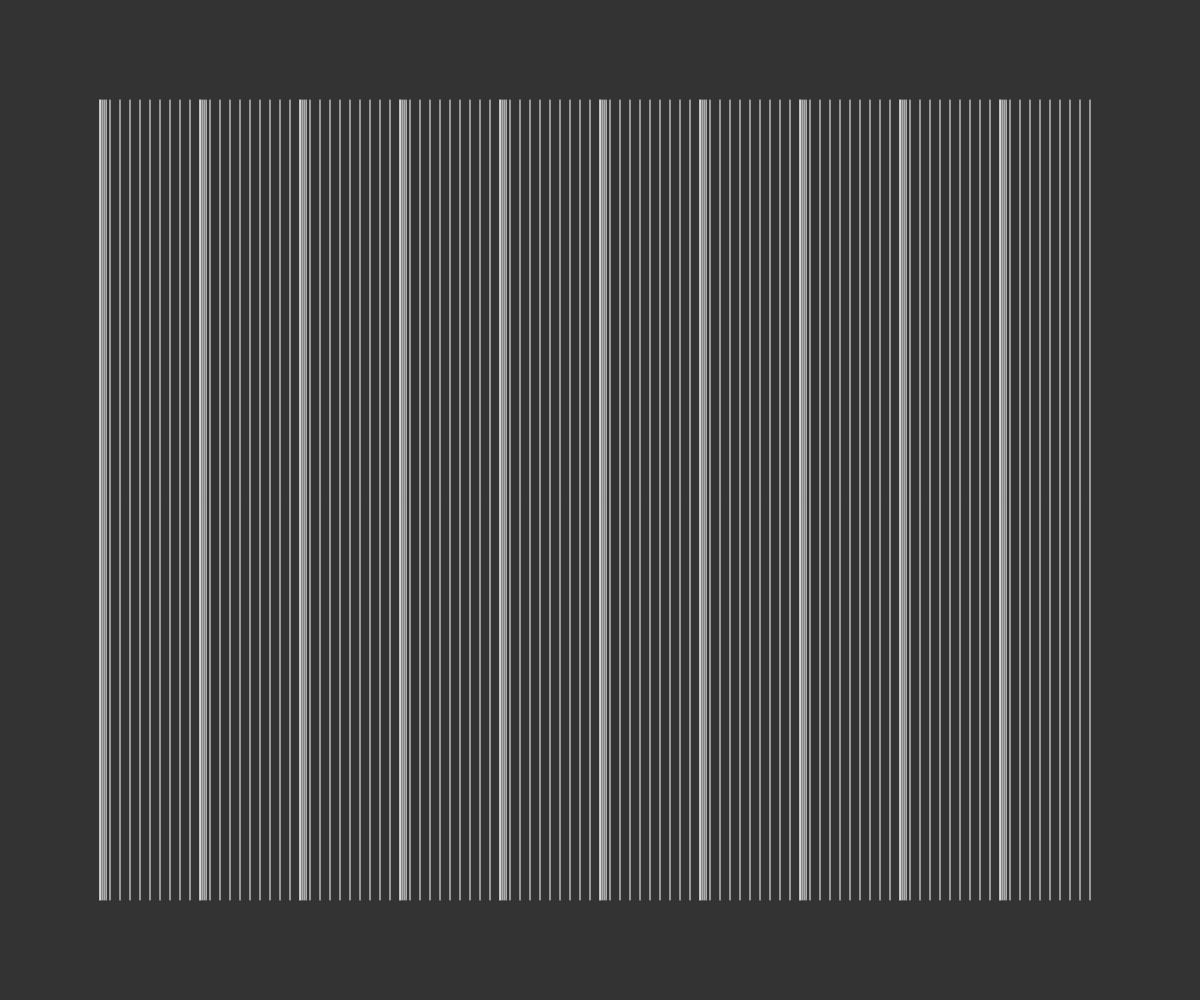
Frame 1 (no input)
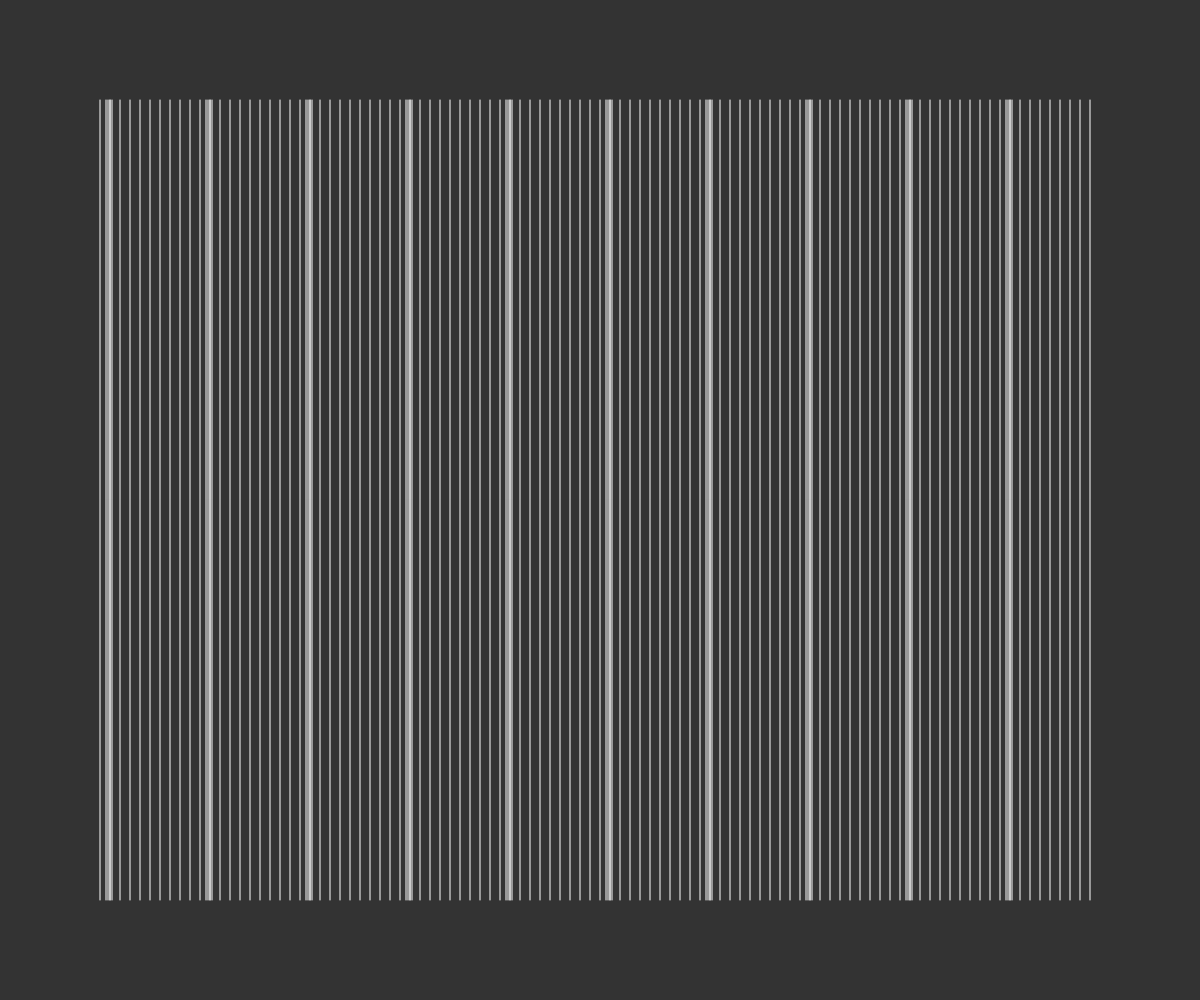
Frame 60 (no input)
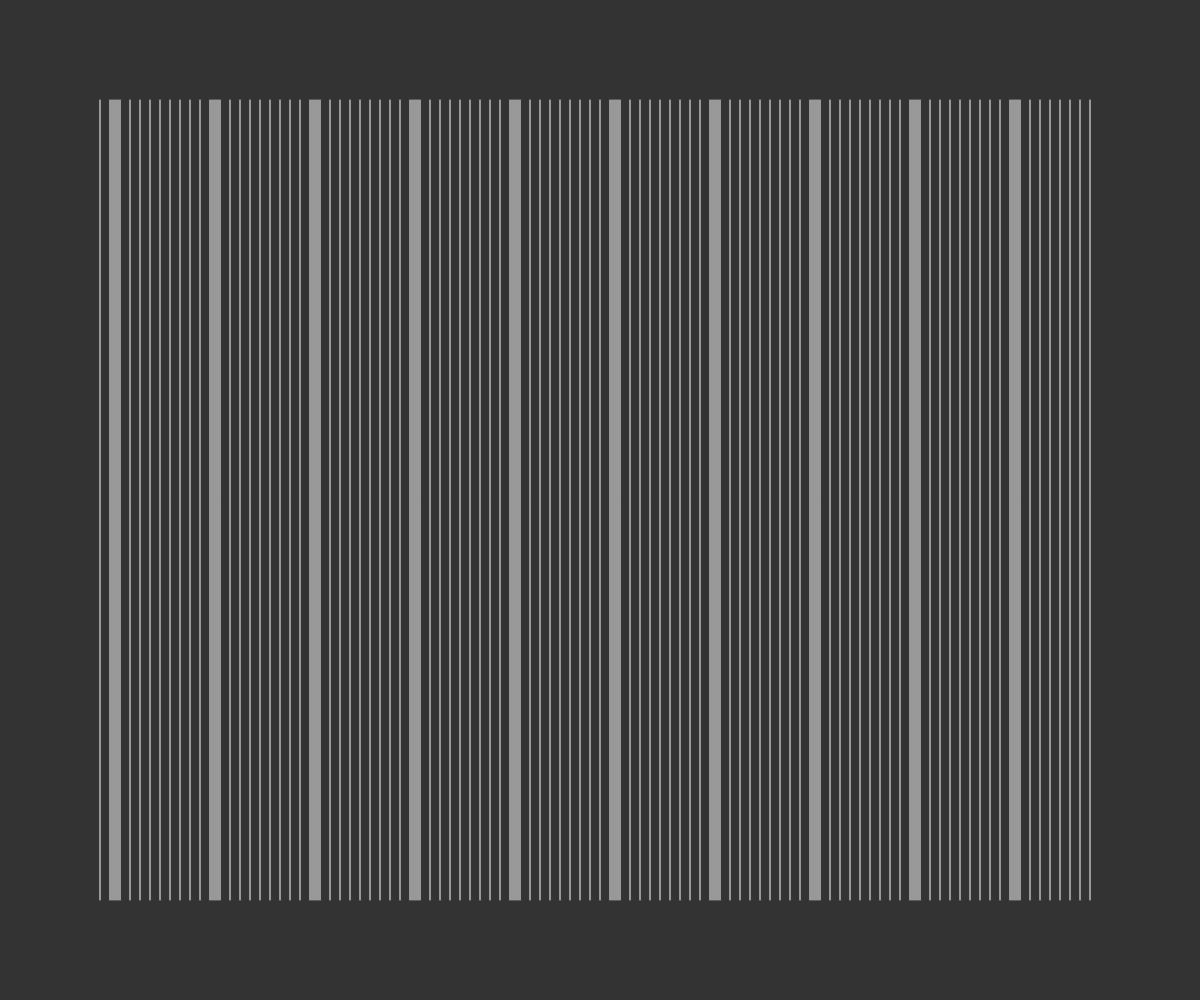
Frame 120 (the mouse pressed at the canvas centre since frame 60)

The p5.js sketch that drew these frames (run headless with seeded random() and noise() and a simulated clock; from frame 60 on, the mouse is pressed at the canvas centre):

// p5.js sketch
// ── sketch.js
let xoffset = 0,ratio=0.1;

function setup() {
  createCanvas(windowWidth, windowHeight);
}

function draw() {
  background(51);
  stroke(255);
  strokeWeight(1);

  xoffset += ratio;
  for (let x = 100; x < width - 100; x += 10) line(x, 100, x, height - 100);
  push();
  translate(xoffset, 0);
  strokeWeight(1);
  for (let x = 100; x < width - 100; x += 100) {
    line(x, 100, x, height - 100);
    line(x+2, 100, x+2, height - 100);
    line(x+4, 100, x+4, height - 100);
    line(x+6, 100, x+6, height - 100);
  }
  pop();
  if(xoffset>35 || xoffset<0)ratio*=-1;
}
